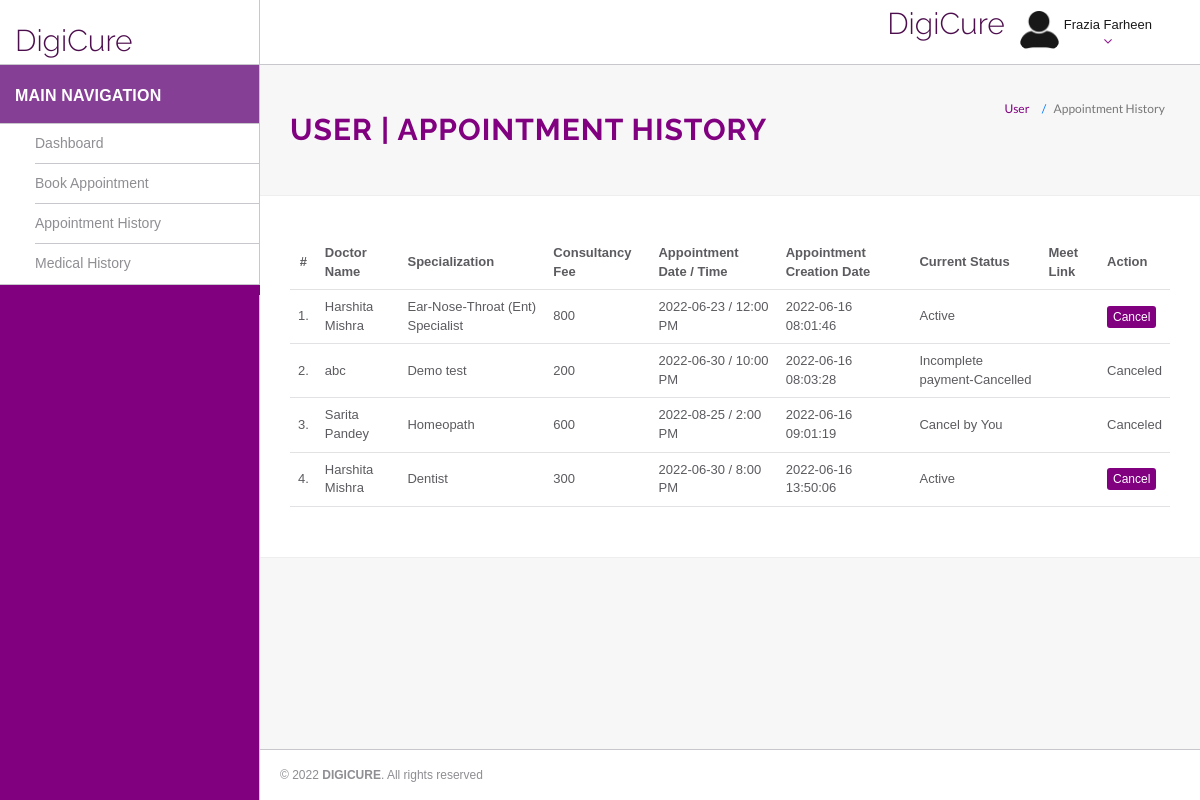
The page /hms/appointment-history.php (signed in) on the database its author committed.
### tables this page shows
CREATE TABLE `users` (
  `id` int(11) NOT NULL,
  `fullName` varchar(255) DEFAULT NULL,
  `address` longtext DEFAULT NULL,
  `city` varchar(255) DEFAULT NULL,
  `gender` varchar(255) DEFAULT NULL,
  `email` varchar(255) DEFAULT NULL,
  `password` varchar(255) DEFAULT NULL,
  `regDate` timestamp NULL DEFAULT current_timestamp(),
  `updationDate` timestamp NULL DEFAULT NULL ON UPDATE current_timestamp()
);

CREATE TABLE `appointment` (
  `id` int(11) NOT NULL,
  `doctorSpecialization` varchar(255) DEFAULT NULL,
  `doctorId` int(11) DEFAULT NULL,
  `userId` int(11) DEFAULT NULL,
  `consultancyFees` int(11) DEFAULT NULL,
  `appointmentDate` varchar(255) DEFAULT NULL,
  `appointmentTime` varchar(255) DEFAULT NULL,
  `postingDate` timestamp NULL DEFAULT current_timestamp(),
  `userStatus` int(11) DEFAULT NULL,
  `doctorStatus` int(11) DEFAULT NULL,
  `updationDate` timestamp NULL DEFAULT NULL ON UPDATE current_timestamp(),
  `meet_link` text DEFAULT NULL,
  `pescription` mediumblob DEFAULT NULL
);

CREATE TABLE `doctors` (
  `id` int(11) NOT NULL,
  `specilization` varchar(255) DEFAULT NULL,
  `doctorName` varchar(255) DEFAULT NULL,
  `address` longtext DEFAULT NULL,
  `docFees` varchar(255) DEFAULT NULL,
  `contactno` bigint(11) DEFAULT NULL,
  `docEmail` varchar(255) DEFAULT NULL,
  `password` varchar(255) DEFAULT NULL,
  `creationDate` timestamp NULL DEFAULT current_timestamp(),
  `updationDate` timestamp NULL DEFAULT NULL ON UPDATE current_timestamp()
);

### hms/appointment-history.php (the view, shortened to what this page needs)
<?php
include('helper/config.php');
?>
<!DOCTYPE html>
<html lang="en">
	<head>
        <link rel="stylesheet" href="https://cdn.jsdelivr.net/npm/bootstrap@3.4.1/dist/css/bootstrap.min.css">
        <link rel="stylesheet" href="https://cdnjs.cloudflare.com/ajax/libs/font-awesome/4.7.0/css/font-awesome.min.css">
		<link rel="stylesheet" href="assets/css/styles.css">
	</head>
	<body>
		<div id="app">
<?php include('helper/sidebar.php');?>
			<div class="app-content">
					<?php include('helper/header.php');?>
				<div class="main-content" >
					<div class="wrap-content container" id="container">
						<section id="page-title">
							<div class="row">
								<div class="col-sm-8">
									<h1 class="mainTitle">User  | Appointment History</h1>
																	</div>
								<ol class="breadcrumb">
									<li>
										<span>User </span>
									</li>
									<li class="active">
										<span>Appointment History</span>
									</li>
								</ol>
							</div>
						</section>
						<div class="container-fluid container-fullw bg-white">
									<div class="row">
								<div class="col-md-12">
									<table class="table table-hover" id="sample-table-1">
										<thead>
											<tr>
												<th class="center">#</th>
												<th class="hidden-xs">Doctor Name</th>
												<th>Specialization</th>
												<th>Consultancy Fee</th>
												<th>Appointment Date / Time </th>
												<th>Appointment Creation Date  </th>
												<th>Current Status</th>
												<th>Meet Link</th>
												<th>Action</th>
											</tr>
										</thead>
										<tbody>
<?php
$sql=mysqli_query($con,"select doctors.doctorName as docname,appointment.*  from appointment join doctors on doctors.id=appointment.doctorId where appointment.userId='".$_SESSION['id']."'");
$cnt=1;
while($row=mysqli_fetch_array($sql))
{
?>
											<tr>
												<td class="center"><?php echo $cnt;?>.</td>
												<td class="hidden-xs"><?php echo $row['docname'];?></td>
												<td><?php echo $row['doctorSpecialization'];?></td>
												<td><?php echo $row['consultancyFees'];?></td>
												<td><?php echo $row['appointmentDate'];?> / <?php echo
												 $row['appointmentTime'];?>
												</td>
												<td><?php echo $row['postingDate'];?></td>
												<td>
<?php if(($row['userStatus']==1) && ($row['doctorStatus']==1))
{
	echo "Active";
}
if(($row['userStatus']==0) && ($row['doctorStatus']==1))
{
	echo "Cancel by You";
}
if($row['userStatus']==2)
{
	echo "Incomplete payment-Cancelled";
}
												?></td>
<td><?php echo $row['meet_link'];?></td>
												<td >
												<div class="visible-md visible-lg hidden-sm hidden-xs">
							<?php if(($row['userStatus']==1) && ($row['doctorStatus']==1))
{ ?>
	<a href="appointment-history.php?id=<?php echo $row['id']?>&cancel=update" onClick="return confirm('Are you sure you want to cancel this appointment ?')"class="btn btn-transparent btn-xs tooltips" title="Cancel Appointment" tooltip-placement="top" tooltip="Remove">Cancel</a>
	<?php } else {
		echo "Canceled";
		} ?>
												</div>
												</td>
											</tr>
											<?php
$cnt=$cnt+1;
											 }?>
										</tbody>
									</table>
								</div>
							</div>
								</div>
					</div>
				</div>
			</div>
	<?php include('helper/footer.php');?>
		</div>
	</body>
</html>

### hms/helper/header.php (shortened to what this page needs)
<header class="navbar navbar-default navbar-static-top">
					<div class="navbar-header">
						<a class="navbar-brand" href="#">
							<h2 style="padding-top:20% ">DigiCure</h2>
						</a>
						<a href="#" class="sidebar-toggler pull-right visible-md visible-lg" data-toggle-class="app-sidebar-closed" data-toggle-target="#app">
						</a>
					</div>
					<div class="navbar-collapse collapse">
						<ul class="nav navbar-right">
								<li  style="padding-top:2% ">
								<h2>DigiCure</h2>
							</li>
							<li class="dropdown current-user">
								<a href class="dropdown-toggle" data-toggle="dropdown">
									<img src="assets/images/user-pic.png" style="color: purple;"> <span class="username" style="color:black;">
									<?php $query=mysqli_query($con,"select fullName from users where id='".$_SESSION['id']."'");
while($row=mysqli_fetch_array($query))
{
	echo $row['fullName'];
}
									?><i class="fa fa-angle-down" style="color:purple;"></i>
									</i></span>
								</a>
							</li>
						</ul>
					</div>
				</header>

### rows shown on the page
users: fullName "Frazia Farheen"
appointment: doctorId.doctorName "Harshita Mishra", doctorSpecialization "Ear-Nose-Throat (Ent) Specialist", consultancyFees "800", appointmentDate "2022-06-23", appointmentTime "12:00 PM", postingDate "2022-06-16 08:01:46", userStatus "Active"
appointment: doctorId.doctorName "abc", doctorSpecialization "Demo test", consultancyFees "200", appointmentDate "2022-06-30", appointmentTime "10:00 PM", postingDate "2022-06-16 08:03:28", userStatus "Incomplete payment-Cancelled"
appointment: doctorId.doctorName "Sarita Pandey", doctorSpecialization "Homeopath", consultancyFees "600", appointmentDate "2022-08-25", appointmentTime "2:00 PM", postingDate "2022-06-16 09:01:19", userStatus "Cancel by You"
appointment: doctorId.doctorName "Harshita Mishra", doctorSpecialization "Dentist", consultancyFees "300", appointmentDate "2022-06-30", appointmentTime "8:00 PM", postingDate "2022-06-16 13:50:06", userStatus "Active"
